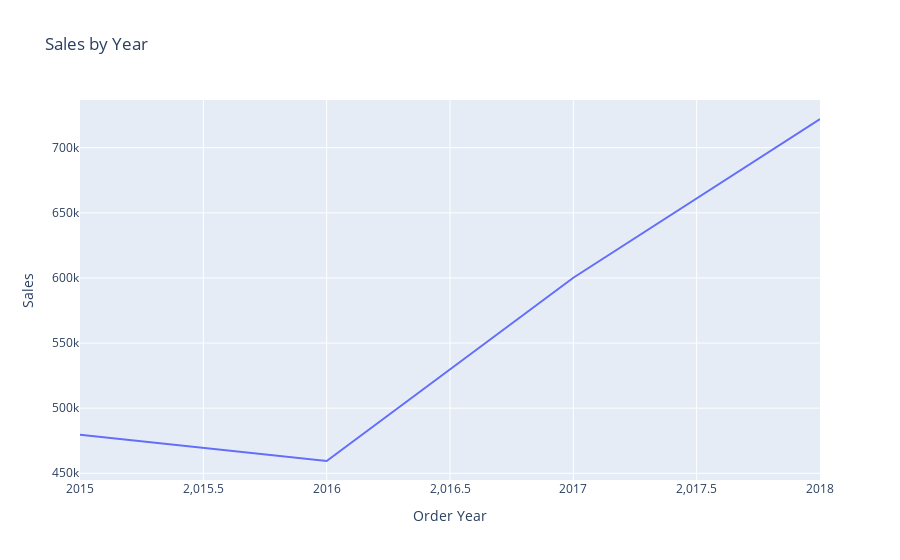

The notebook cell saved with this chart:
### Markdown cell above
- Result : Most of the Sales are from New York City and Los Angeles

### Code cell
# Sales per Year

sales_by_Year = df.groupby('Order Year')['Sales'].sum().reset_index()

fig = px.line(sales_by_Year,
              x='Order Year',
              y='Sales',
              title='Sales by Year')
fig.show()

### Figure 1 — Plotly figure (JSON) as saved in the notebook; plotly's stock layout.template omitted (floating-point values rounded to 4 significant figures)
{"data": [{"hovertemplate": "Order Year=%{x}<br>Sales=%{y}<extra></extra>", "legendgroup": "", "line": {"color": "#636efa", "dash": "solid"}, "marker": {"symbol": "circle"}, "mode": "lines", "name": "", "orientation": "v", "showlegend": false, "type": "scatter", "x": [2015, 2016, 2017, 2018], "xaxis": "x", "y": [479600.0, 459400.0, 600200.0, 722100.0], "yaxis": "y"}], "layout": {"legend": {"tracegroupgap": 0}, "title": {"text": "Sales by Year"}, "xaxis": {"anchor": "y", "domain": [0, 1], "title": {"text": "Order Year"}}, "yaxis": {"anchor": "x", "domain": [0, 1], "title": {"text": "Sales"}}}}
